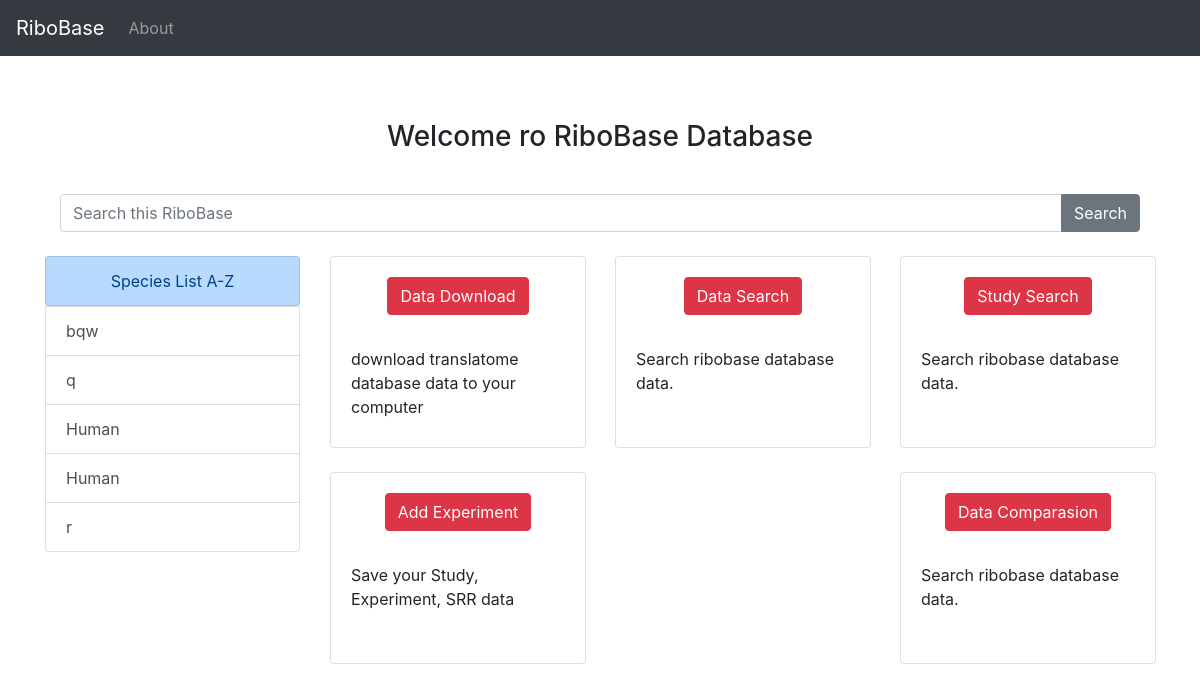
The app's page /, older data.
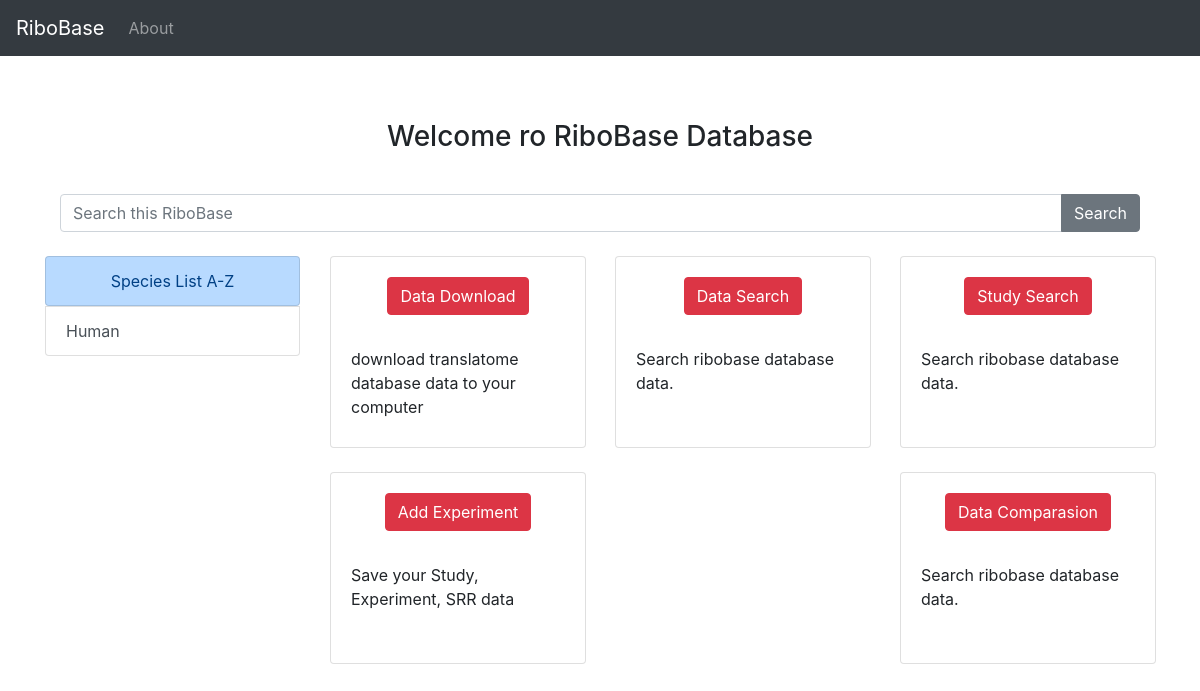
The same page, newer data.
### project/models.py (models this page shows, shortened)
class Experiment(models.Model):
    study = models.ForeignKey('Study',blank = False,on_delete = models.CASCADE,related_name="experiment")
    experiment_alias = models.CharField(max_length = 200,unique = True,blank = False)
    experiment_accession = models.CharField(max_length = 200,unique = True,blank = False)
    experiment_title = models.CharField(max_length = 200,blank = False)
    study_name = models.CharField(max_length = 200,blank = False)
    design_description = models.TextField(max_length = 200,blank = True)
    sample_accession = models.CharField(max_length = 200,blank = True)
    sample_attribute = models.TextField(max_length = 200,blank = True)
    library_strategy = models.CharField(max_length = 200,blank = True)
    library_layout = models.CharField(max_length = 200,blank = True)
    library_construction_protocol = models.TextField(max_length = 200,blank = True)
    platform = models.CharField(max_length = 200,blank = False)
    platform_parameters = models.CharField(max_length = 200,blank = False)
    xref_link = models.CharField(max_length = 200,blank = False)
    experiment_attribute = models.CharField(max_length = 200,blank = False)
    submission_accession = models.CharField(max_length = 200,blank = False)
    sradb_updated = models.CharField(max_length = 200,blank = False)
    organism = models.CharField(max_length = 200,blank = False)
    cell_line = models.CharField(max_length = 200,blank = False)
    experiment_file = models.FileField(blank = True,null = True)
    create_date = models.DateTimeField(auto_now_add = True)

### project/views.py (the view)
# urls.py: path('', views.index,name="index"),
def index(request):
    experiments = Experiment.objects.all()
    return render(request,"index.html",{"experiments":experiments})

### templates/index.html (shortened to what this page needs)
{% extends "layout.html" %}
{% block body %}
<br><br>
<center><p><h3>Welcome ro RiboBase Database</h3></p></center>
<br>
<div class="search-area-wrapper">
    <div class="search-area container">
        <form id="search-form" class="search-form clearfix" method="get" action="#" autocomplete="off">
            <div class="input-group">
                <input type="text" class="form-control" autocomplete="off" placeholder="Search this RiboBase">
                <div class="input-group-append">
                    <button class="btn btn-secondary" type="button">Search</button>
                </div>
            </div>
        </form>
        <br>
    </div>
</div>
<div class="row">
    <div class="col-md-3">
        <div class="list-group">
            <center><p class="list-group-item list-group-item-primary">Species List A-Z</p></center>
            {% for experiment in experiments %}
            <a href="#" class="list-group-item list-group-item-action">{{ experiment.organism}}</a>
            {% endfor %}
        </div>
    </div>
    <div class="col-md-9">
        <div class="row">
            <div class="col-md-4">
                <div class="card" style="width: 16rem;height:12rem;">
                    <div class="card-body">
                        <h4><center><a href="/DataDownload" class="btn btn-danger">Data Download<a></center></h4>
                        <br>
                        <p class="card-text">download translatome database data to your computer</p>
                    </div>
                </div>
            </div>
            <div class="col-md-4">
                <div class="card" style="width: 16rem; height:12rem;">
                    <div class="card-body">
                        <h4><center><a href="/DataSearch" class="btn btn-danger">Data Search<a></center></h4>
                            <br>
                        <p class="card-text">Search ribobase database data.</p>
                    </div>
                </div>
            </div>
            <div class="col-md-4">
                <div class="card" style="width: 16rem; height:12rem;">
                    <div class="card-body">
                        <h4><center><a href="/StudySearch" class="btn btn-danger">Study Search<a></center></h4>
                            <br>
                        <p class="card-text">Search ribobase database data.</p>
                    </div>
                </div>
            </div>
        </div>
<br>
        <div class="row">
            <div class="col-md-4">
                <div class="card" style="width: 16rem;height:12rem;">
                    <div class="card-body">
                        <h4><center><a href="/AddExperiment" class="btn btn-danger">Add Experiment<a></center></h4>
                        <br>
                        <p class="card-text">Save your Study, Experiment, SRR data</p>
                    </div>
                </div>
            </div>
            <div class="col-md-4 offset-md-4">
                <div class="card" style="width: 16rem; height:12rem;">
                    <div class="card-body">
                        <h4><center><a href="/Comparasion" class="btn btn-danger">Data Comparasion<a></center></h4>
                            <br>
                        <p class="card-text">Search ribobase database data.</p>
                    </div>
                </div>
            </div>
        </div>
<br>
<br><br><br><br>
</div>
{% endblock body %}

### templates/layout.html (shortened to what this page needs)
<!DOCTYPE html>
{% load static %}
<html lang="en">
<head>
    <link rel="stylesheet" href="https://maxcdn.bootstrapcdn.com/bootstrap/4.0.0/css/bootstrap.min.css">
    <link rel="stylesheet" href="{% static 'style.css' %}">
</head>
<body background-color: coral; >
    {% include "includes/navbar.html" %}
    <div class="container">
        {% block body %}
        {% endblock body %}
    </div>
<body>
</html>

### templates/includes/navbar.html (shortened to what this page needs)
<nav class="navbar navbar-expand-lg navbar-dark bg-dark">
    <a class="navbar-brand" href="http://localhost:8000/">RiboBase</a>
    <div class="collapse navbar-collapse" id="navbarSupportedContent">
      <ul class="navbar-nav mr-auto">
    <li class="text-white">
      <a class="nav-link" href="/about">About</a>
    </li>
      </ul>
    </div>
  </nav>

Row changes from the older to the newer data that the page shows:
removed Experiment: organism "bqw"
removed Experiment: organism "q"
removed Experiment: organism "Human"
removed Experiment: organism "r"
